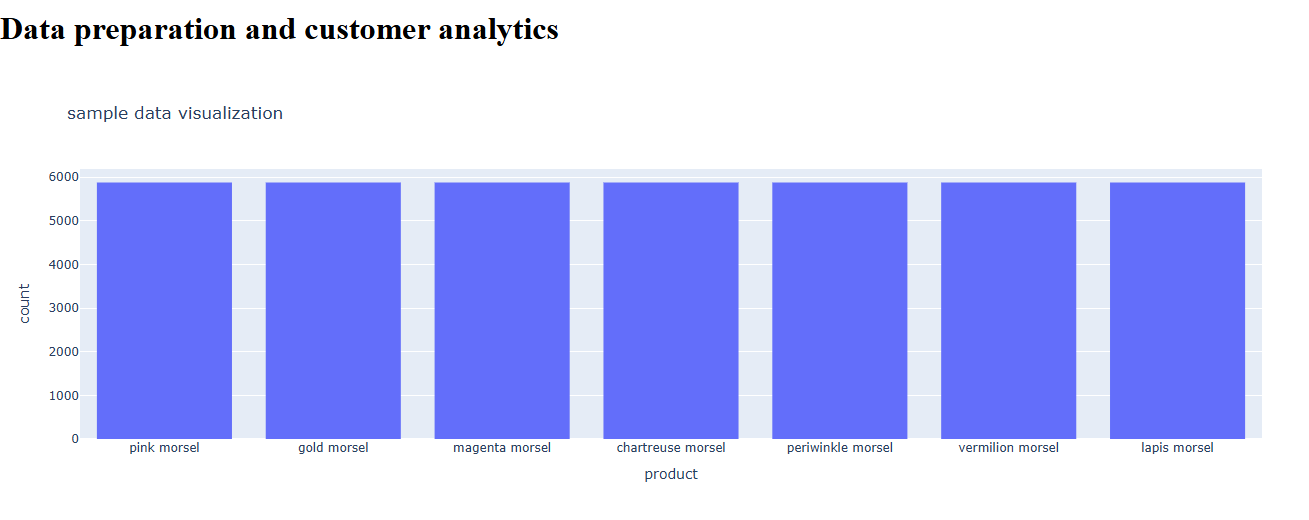

Write Python code to recreate this figure.
import dash
from dash import html, dcc
import pandas as pd
import plotly.express as px

df1 = pd.read_csv(r'C:\Users\Lenovo\quantium-starter-repo\data\daily_sales_data_0.csv')
df2 = pd.read_csv(r'C:\Users\Lenovo\quantium-starter-repo\data\daily_sales_data_1.csv')
df3 = pd.read_csv(r'C:\Users\Lenovo\quantium-starter-repo\data\daily_sales_data_2.csv')
df = pd.concat([df1, df2, df3])

app = dash.Dash(__name__)

fig = px.histogram(df, x='product', title='sample data visualization')
app.layout = html.Div([
    html.H1('Data preparation and customer analytics'),
    dcc.Graph(figure=fig)
])

if __name__ == '__main__':
    app.run_server(debug=True)
